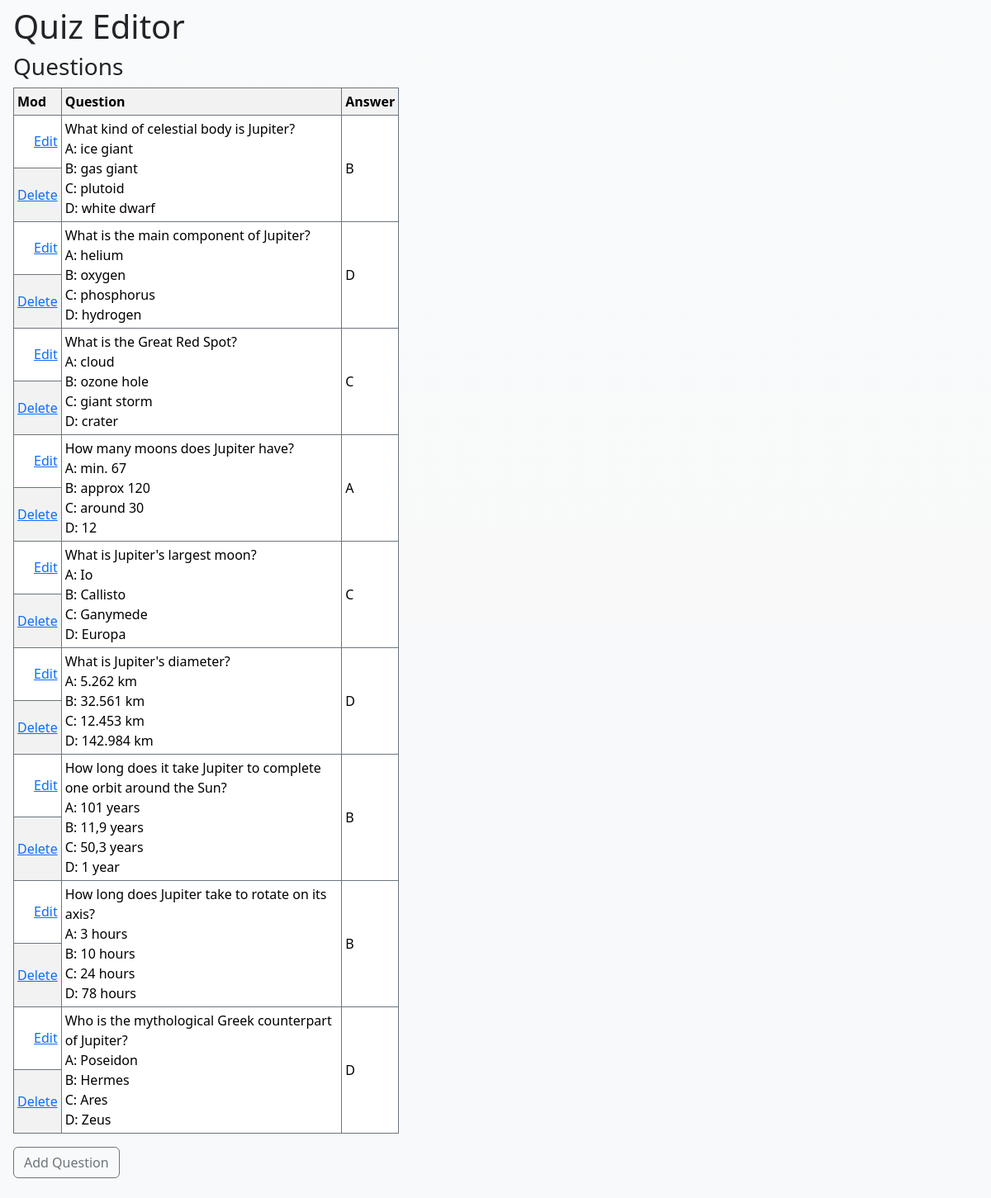
The page / on the database its author committed.
### quiz_app/models.py (models this page shows, shortened)
class Question(models.Model):
    question_text = models.CharField(max_length=255)
    correct_option = models.CharField(max_length=1)

### quiz_app/views.py (the view)
# urls.py: path("", views.index, name="index"),
def index(request):
    questions = Question.objects.all()
    return render(request, "index.html", {"questions": questions})

### quiz_app/templates/index.html (shortened to what this page needs)
<!DOCTYPE html>
<html lang="en">
  <head>
    <link
      href="https://cdn.jsdelivr.net/npm/bootstrap@5.3.2/dist/css/bootstrap.min.css"
      rel="stylesheet"
    />
  </head>
  <body class="px-3 py-2 bg-light bg-gradient">
    <h1>Quiz Editor</h1>
    <h3>Questions</h3>
    <table
      class="table table-striped table-bordered border-secondary table-sm"
      style="width: 40%"
    >
      <tr>
        <th>Mod</th>
        <th>Question</th>
        <th>Answer</th>
      </tr>
      {% for question in questions %}
      <tr>
        <td align="right" style="vertical-align: middle">
          <a href="question/update/{{ question.id }}">Edit</a>
        </td>
        <td rowspan="2" style="vertical-align: middle">
          {{ question.question_text|linebreaksbr }}
        </td>
        <td rowspan="2" style="vertical-align: middle">
          {{ question.correct_option }}
        </td>
      </tr>
      <tr>
        <td align="right" style="vertical-align: middle">
          <a href="question/delete/{{ question.id }}">Delete</a>
        </td>
      </tr>
      {% endfor %}
    </table>
    <p>
      <button
        type="button"
        class="btn btn-outline-secondary"
        onclick="window.location.href='question/add'"
      >
        Add Question
      </button>
    </p>
  </body>
</html>

### rows shown on the page
Question: question_text "What kind of celestial body is Jupiter? A: ice giant B: gas giant C: plutoid D: white dwarf", correct_option "B"
Question: question_text "What is the main component of Jupiter? A: helium B: oxygen C: phosphorus D: hydrogen", correct_option "D"
Question: question_text "What is the Great Red Spot? A: cloud B: ozone hole C: giant storm D: crater", correct_option "C"
Question: question_text "How many moons does Jupiter have? A: min. 67 B: approx 120 C: around 30 D: 12", correct_option "A"
Question: question_text "What is Jupiter's largest moon? A: Io B: Callisto C: Ganymede D: Europa", correct_option "C"
Question: question_text "What is Jupiter's diameter? A: 5.262 km B: 32.561 km C: 12.453 km D: 142.984 km", correct_option "D"
Question: question_text "How long does it take Jupiter to complete one orbit around the Sun? A: 101 years B: 11,9 years C: 50,3 years D: 1 year", correct_option "B"
Question: question_text "How long does Jupiter take to rotate on its axis? A: 3 hours B: 10 hours C: 24 hours D: 78 hours", correct_option "B"
Question: question_text "Who is the mythological Greek counterpart of Jupiter? A: Poseidon B: Hermes C: Ares D: Zeus", correct_option "D"
